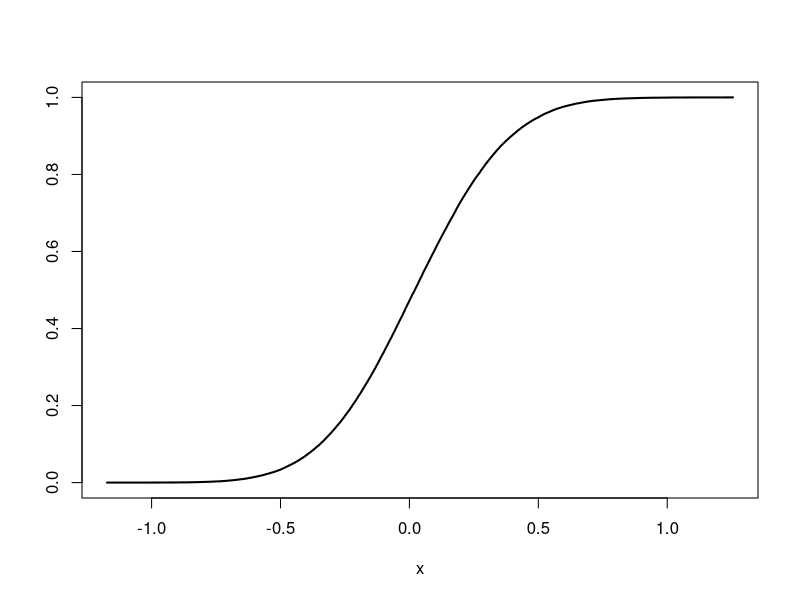

This chart was generated by the following R code: (Note: a time limit stopped this script after it produced the figure.)
## ---- chunk 1
knitr::opts_knit$set(root.dir = '/home/tucker/Documents/GitHub/BEwebinar/Data')
## ---- chunk 2
mau <- read.table("mauna.dat",header=TRUE,sep="")
mau <- ts(mau,start=1958,frequency=12)
mau.gr <- 1000*diff(log(mau),lag=12)
n <- length(mau.gr)
mau.mean <- mean(mau.gr)
## ---- chunk 3
# Make choice of b, and then run 
b <- ceiling(sqrt(n))
#b <- ceiling(n^(1/3))
#b <- ceiling(n^(2/3))

k <- ceiling(n/b)
Q.big <- n - b + 1
monte.roots <- NULL
Monte <- 100000
for(i in 1:Monte)
{
	monte.sample <- NULL
	for(j in 1:k)
	{
		boot.index <- sample(Q.big,size=1)
		monte.sample <- c(monte.sample,mau.gr[seq(boot.index,boot.index+b-1)])
	}
	monte.sample <- monte.sample[1:n]
      monte.root <- mean(monte.sample) - mau.mean
	monte.roots <- c(monte.roots,monte.root)
}
interval <- c(sort(monte.roots)[floor(.025*Monte)],sort(monte.roots)[floor(.975*Monte)])
## ---- chunk 4
plot(sort(monte.roots),seq(1,Monte)/Monte,type="l",xlab="x",ylab="",lwd=2)
## ---- chunk 5
r.block <- 1 + rpois(10,lambda =3)
print(r.block)
## ---- chunk 6
r.block <- rgeom(10,prob=.5)
print(r.block)
## ---- chunk 7
mau <- read.table("mauna.dat",header=TRUE,sep="")
mau <- ts(mau,start=1958,frequency=12)
mau.gr <- 1000*diff(log(mau),lag=12)
n <- length(mau.gr)
mau.mean <- mean(mau.gr)
## ---- chunk 8
# Make choice of p.geo, and then run 
p.geo <-  1/sqrt(n)
# p.geo <-  n^{-1/3}

monte.roots <- NULL
Monte <- 100000
for(i in 1:Monte)
{
	tot.len <- 0
	monte.sample <- NULL
	while(tot.len < n)
	{
		boot.index <- sample(n,size=1)
		boot.size <- rgeom(1,prob=p.geo)
		if(boot.size>0)
		{
			boot.size <- min(boot.size,n)
			monte.index <- seq(boot.index,boot.index+boot.size-1)
			monte.index <- union(monte.index[monte.index <= n],monte.index[monte.index > n] %% n)
			boot.sample <- mau.gr[monte.index]
			monte.sample <- c(monte.sample,boot.sample)
		}
		tot.len <- tot.len + boot.size
	}
      monte.root <- mean(monte.sample) - mau.mean
	monte.roots <- c(monte.roots,monte.root)
}
interval <- c(sort(monte.roots)[floor(.025*Monte)],sort(monte.roots)[floor(.975*Monte)])
## ---- chunk 9
plot(sort(monte.roots),seq(1,Monte)/Monte,type="l",xlab="x",ylab="",lwd=2)
